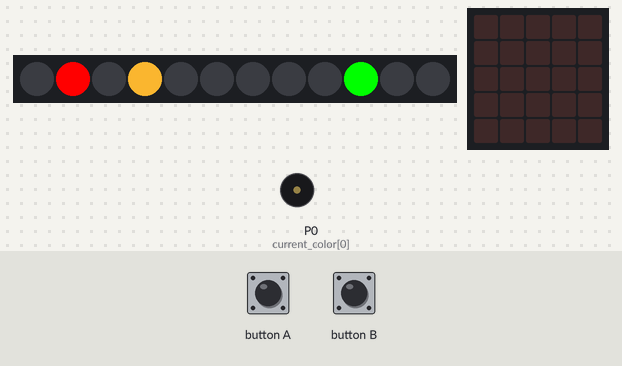
Recording of a program running on a simulated BBC micro:bit running MicroPython. On the bench: 12 RGB LEDs in strip order, left to right, the board's 5×5 LED display, buzzer (waves = sounding). The inputs (shaded band) are chosen by the test bench. Random numbers come from a fixed seed.

Above: at 1.2 s.
1.3 s: button A pressed for 0.15 s
At 4.3 s:
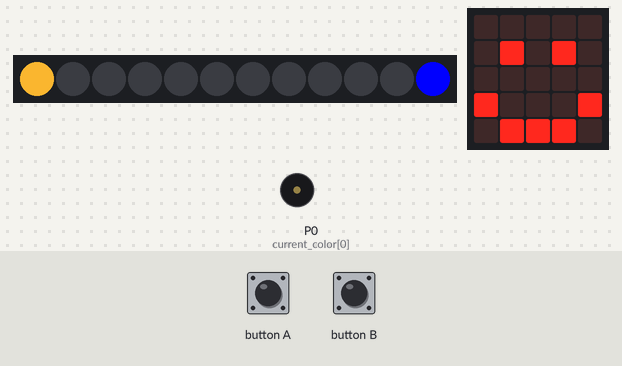
4.4 s: button B pressed for 0.15 s
At 5.8 s:
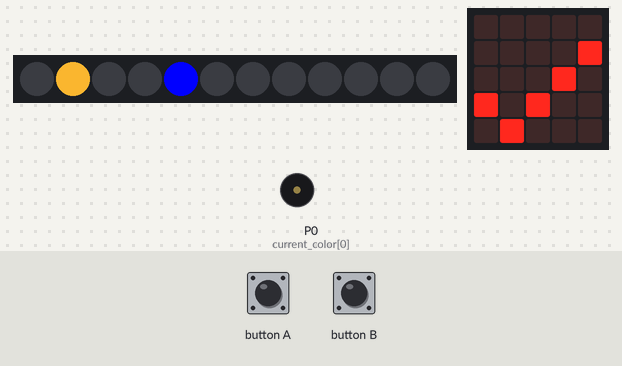
7.5 s: button A pressed for 1 s
At 8.95 s:
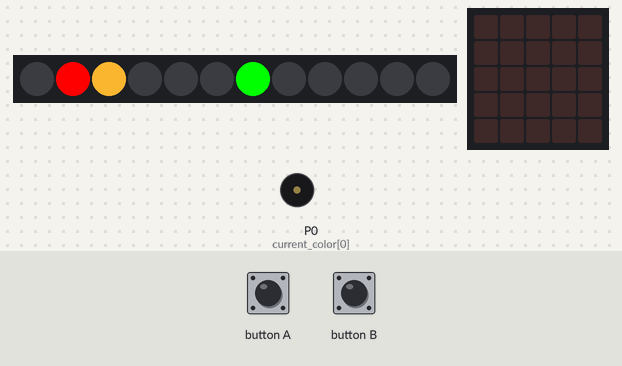
9.1 s: button B pressed for 1 s
At 19.1 s:
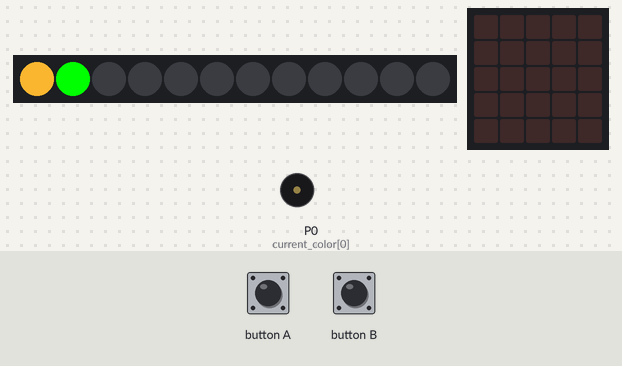
Timing chart, 0 to 38.0 s (numbered marks = the images above; inputs shaded):
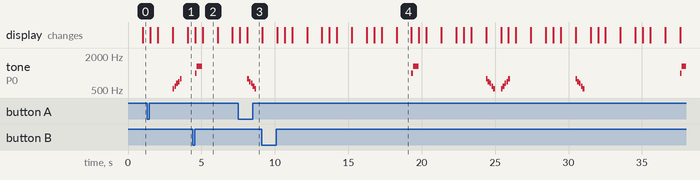

The program:

pacman.py
```python
"""
Projeto: Jogo do Pacman

Implementação do jogo do Pacman com micro:bit e Neopixels.

O jogo consiste em um LED amarelo que representa o Pacman se movendo
para a esquerda ou para a direita conforme os botões A e B são pressionados.

O objetivo é capturar um LED que representa um fantasma.
Caso o Pacman coma a fruta vermelha, ele fica forte e pode capturar
o fastasma, que fica azul.

Se houver uma colisão com o fanstasma enquanto ele está verde, o jogo acaba.
"""

from microbit import *
import neopixel
import random
import time
import music


class Game:
    def __init__(self, pin, pixels):
        self.pixels = pixels
        self.np = neopixel.NeoPixel(pin, self.pixels)

        self.pacman = Pacman(self.pixels)
        self.ghost = Ghost(self.pixels)
        self.fruit = Fruit(self.pixels)

        self.strong_time = 5000

    def check_fruit_collision(self):
        if self.pacman.position == self.fruit.position and not self.pacman.strong:
            music.play(music.JUMP_UP, wait=False)
            display.show(Image.HAPPY)
            self.pacman.strong = True
            self.fruit.hide()
            self.ghost.set_color(self.pacman.strong)

    def check_strong(self):
        if (
            time.ticks_diff(time.ticks_ms(), self.fruit.got_fruit) > self.strong_time
            and self.pacman.strong
        ):
            music.play(music.JUMP_DOWN, wait=False)
            display.clear()
            self.pacman.strong = False
            self.fruit.randomize_position()
            self.ghost.set_color(self.pacman.strong)

    def check_ghost_collision(self):
        if self.pacman.position == self.ghost.position:
            if self.pacman.strong:
                self.got_ghost()
                self.ghost.randomize_position()
                return False
            else:
                self.end()
                return True

    def got_ghost(self):
        display.show(Image.YES)
        music.play(music.BA_DING, wait=False)

    def end(self):
        display.show(Image.SAD)
        music.play(music.WAWAWAWAA)

    def run(self):
        while True:
            self.np.clear()
            self.pacman.move()
            self.ghost.move()

            self.check_fruit_collision()
            if self.check_ghost_collision():
                break
            self.check_strong()

            self.fruit.show(self.np)
            self.ghost.show(self.np)
            self.pacman.show(self.np)
            self.np.show()

            sleep(100)


class Pacman:
    def __init__(self, pixels):
        self.pixels = pixels
        self.position = random.randint(0, self.pixels - 1)
        self.color = (238, 173, 45)

        self.speed = 1000
        self.direction = 1
        self.last_moved = time.ticks_ms()

        self.strong = False

    def next_position(self):
        return (self.position + self.direction) % self.pixels

    def move(self):
        if button_a.was_pressed():
            self.direction = -1
        elif button_b.was_pressed():
            self.direction = 1

        if time.ticks_diff(time.ticks_ms(), self.last_moved) > self.speed:
            self.position = self.next_position()
            self.last_moved = time.ticks_ms()

    def show(self, np):
        np[self.position] = self.color


class Ghost:
    def __init__(self, pixels):
        self.pixels = pixels
        self.position = random.randint(0, self.pixels - 1)

        self.regular_color = (0, 255, 0)
        self.strong_color = (0, 0, 255)
        self.current_color = self.regular_color

        self.speed = 1500
        self.direction = 1
        self.last_moved = time.ticks_ms()

    def next_position(self):
        return (self.position + self.direction) % self.pixels

    def move(self):
        if time.ticks_diff(time.ticks_ms(), self.last_moved) > self.speed:
            self.position = self.next_position()
            self.last_moved = time.ticks_ms()

    def randomize_position(self):
        self.position = random.randint(0, self.pixels - 1)

    def set_color(self, strong):
        if strong:
            self.current_color = self.strong_color
        else:
            self.current_color = self.regular_color

    def show(self, np):
        np[self.position] = self.current_color


class Fruit:
    def __init__(self, pixels):
        self.pixels = pixels
        self.position = random.randint(0, self.pixels - 1)
        self.color = (255, 0, 0)

        self.got_fruit = time.ticks_ms()

    def hide(self):
        self.color = (0, 0, 0)
        self.got_fruit = time.ticks_ms()

    def randomize_position(self):
        self.position = random.randint(0, self.pixels - 1)
        self.color = (255, 0, 0)

    def show(self, np):
        np[self.position] = self.color


game = Game(pin=pin0, pixels=12)
game.run()
```

Measured:
- after the input at 1.3 s, tone on P0 (current_color[0]): plays 523 Hz for 0.12 s, 587 Hz for 0.12 s, 659 Hz for 0.12 s, 698 Hz for 0.12 s, 784 Hz for 0.12 s, starting after 1.7 s
- what the display in image 2 shows lasts 1.0 s, from 5.1 s to 6.1 s
